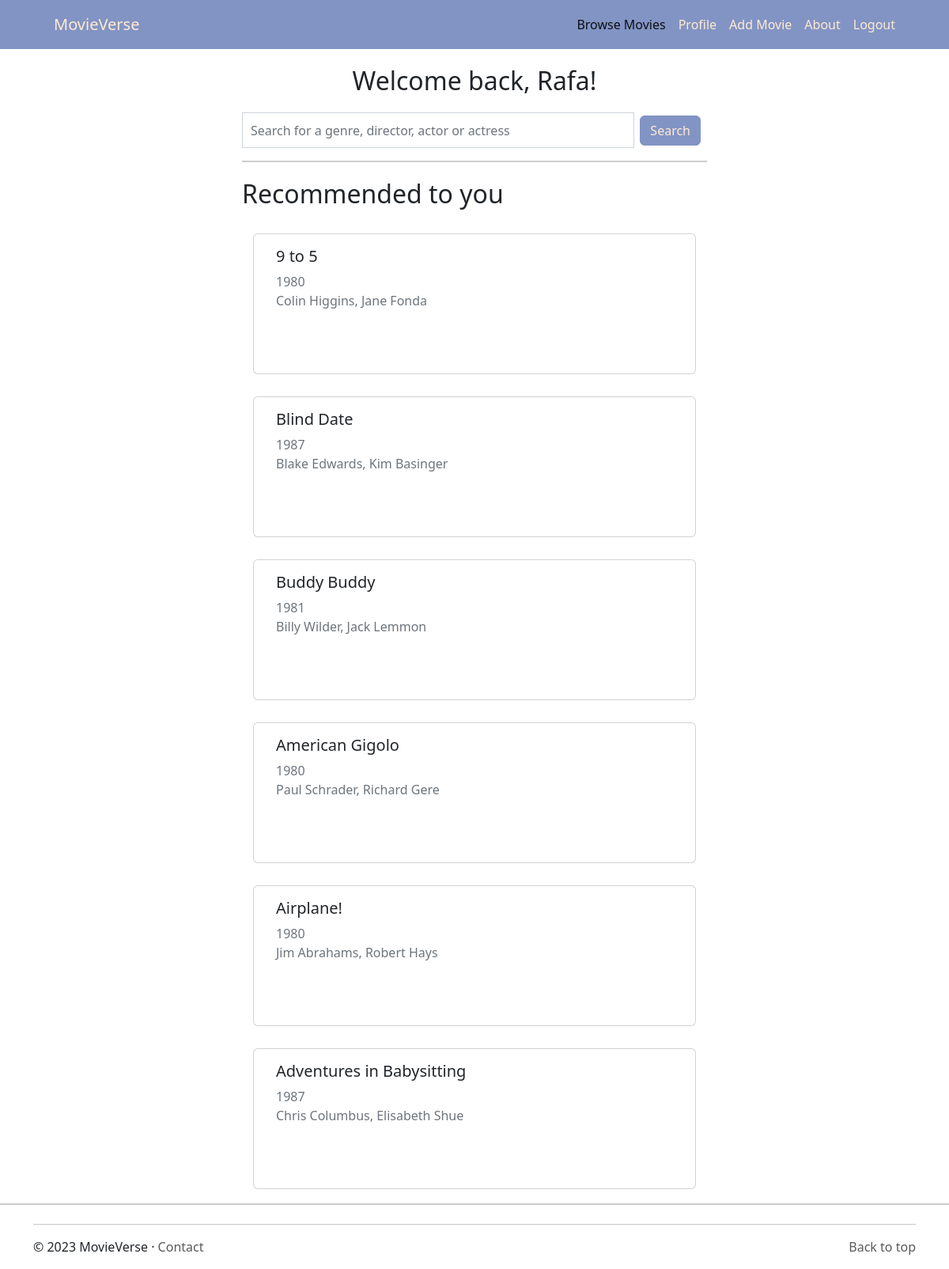
/.history/index_20230610183950.php (signed in), run on the app's committed database.
### tables this page shows
CREATE TABLE `recommended_movies` (
  `id` int NOT NULL,
  `user_id` int NOT NULL,
  `movie_name` varchar(255) DEFAULT NULL
);

CREATE TABLE `movie_import` (
  `name` varchar(255) NOT NULL,
  `rating` varchar(255) DEFAULT NULL,
  `genre` varchar(255) DEFAULT NULL,
  `year` int DEFAULT NULL,
  `released` varchar(255) DEFAULT NULL,
  `score` double DEFAULT NULL,
  `votes` double DEFAULT NULL,
  `director` varchar(255) NOT NULL,
  `writer` varchar(255) DEFAULT NULL,
  `star` varchar(255) DEFAULT NULL,
  `country` varchar(255) DEFAULT NULL,
  `budget` double DEFAULT NULL,
  `gross` double DEFAULT NULL,
  `company` varchar(255) DEFAULT NULL,
  `runtime` double DEFAULT NULL
);

### .history/index_20230610183950.php (the view, shortened to what this page needs)
<?php
$page = "index";
include "header.php";
include "navbar.php";
?>
<main id="main">
    <div class="row">
        <div class="col-lg-12 mb-3">
            <?php
            if (isset($_SESSION["firstname"])) {
                echo '<div class="fs-2 mt-3 text-center">Welcome back, ' . $_SESSION["username"] . '!</div>';
            } else {
                echo '<div class="fs-2 mt-3 text-center">Welcome to MovieVerse!</div>';
            }
            ?>
        </div>
    </div>
    <div class="row justify-content-center">
        <div class="col-xs-10 col-lg-6">
            <div class="well search-result">
                <form action="search.php" method="get">
                    <div class="input-group">
                        <input type="text" class="form-control" name="search" placeholder="Search for a genre, director, actor or actress">
                        <span class="input-group-btn">
                            <button class="btn mx-2 mt-1" type="submit">
                                Search
                            </button>
                        </span>
                    </div>
                </form>
            </div>
        </div>
    </div>
    <div id="optionsForLoggedInUsers" <?php
                                        if (!isset($_SESSION["firstname"])) { ?>style="display:none" <?php } ?>>
        <?php
        include "includes/db_handler.inc.php";
        $stmt = $conn->prepare("SELECT * FROM recommended_movies
                                    JOIN movie_import ON recommended_movies.movie_name = movie_import.name
                                    WHERE user_id = ?;");
        $stmt->bind_param('s', $_SESSION["id"]);
        $stmt->execute();
        $result = $stmt->get_result();
        if ($result->num_rows > 0) {
            echo '
                        <div class="row justify-content-center">
                            <div class="col-xs-10 col-lg-6">
                                <p class="fs-2 mt-3">Recommended to you</p>
                            </div>
                        </div>';
            echo '
                <div class="well search-result row justify-content-center">
                    <div class="col-xs-10 col-lg-6">';
            while ($row = $result->fetch_assoc()) {
                echo '
                                <div class="row mb-2 justify-content-center mx-1">
                                    <div class="card">
                                        <div class="card-body">
                                            <h5 class="card-title">' . $row["name"] . '</h5>
                                            <div class="card-text text-muted">' . $row["year"] . '</div>
                                            <div class="card-text text-muted">' . $row["director"] . ', ' . $row["star"] . '</div>
                                        </div>
                                    </div>
                                </div>
                            ';
            }
            echo '
                    </div>
                </div>
                ';
        };
        ?>
    </div>
</main>
<?php
include "footer.php";
?>

### header.php (shortened to what this page needs)
<!doctype html>
<html lang="en">
<head>
  <link href="https://cdn.jsdelivr.net/npm/bootstrap@5.2.1/dist/css/bootstrap.min.css" rel="stylesheet">
  <link href="assets/css/variables.css" rel="stylesheet">
  <link href="assets/css/index.css" rel="stylesheet">
  <link href="assets/css/login.css" rel="stylesheet">
  <link href="assets/css/footer.css" rel="stylesheet">
  <link href="assets/css/navbar.css" rel="stylesheet">
</head>
<body>

### navbar.php (shortened to what this page needs)
<div class="navbar navbar-expand-lg" style="background-color: #8294C4">
    <div class="container-fluid">
        <a href="index.php" class="navbar-brand mx-2 navbar-text">MovieVerse</a>
        <div id="navbar_index" class="collapse navbar-collapse justify-content-end">
            <div class="navbar-nav">
                <a class="navbar-text nav-link <?php if ($page == 'index') echo 'active' ?>" href="index.php">Browse Movies</a>
                <?php
                if (isset($_SESSION["firstname"])) { ?>
                    <a class="navbar-text nav-link <?php if ($page == 'profile') echo 'active' ?> " href="profile.php">Profile</a>
                    <a class='navbar-text nav-link <?php if($page == 'addMovies') echo 'active' ?>' href='addMovies.php'>Add Movie</a>
                    <a class="navbar-text nav-link <?php if ($page == "help") echo " active" ?>" href="about.php">About</a>
                    <a class='navbar-text nav-link <?php if($page == 'logout') echo 'active' ?>' href='includes/logout.inc.php'>Logout</a>
                <?php } ?>
            </div>
        </div>
    </div>
</div>

### footer.php (shortened to what this page needs)
<footer class="container mt-4">
  <hr class="featurette-divider">
  <p class="float-end"><a href="#" class="footerCls">Back to top</a></p>
  <p>&copy; 2023 MovieVerse &middot; <a href="about.php" class="footerCls">Contact</a></p>
</footer>
</body>
</html>

### assets/css/variables.css (style rules this page uses)
:root { --font-default: 'EB Garamond', system-ui, -apple-system, "Segoe UI", Roboto, "Helvetica Neue", Arial, "Noto Sans", "Liberation Sans", sans-serif, "Apple Color Emoji", "Segoe UI Emoji", "Segoe UI Symbol", "Noto Color Emoji"; --font-primary: 'EB Garamond', serif; --font-secondary: 'Inter', sans-serif; --color-default: #212529; --color-default-rgb: 33, 37, 41; --color-links: #212529; --color-links-hover: #15171a; --color-primary: #212529; --color-primary-light: #26282c; --color-primary-dark: #0b0c0e; --color-primary-rgb: 33, 37, 41; --color-primary-light-rgb: 38, 40, 44; --color-primary-dark-rgb: 11, 12, 14; --color-secondary: #596d80; --color-secondary-light: #8498aa; --color-secondary-dark: #404f5c; --color-secondary-rgb: 89, 109, 128; --color-secondary-light-rgb: 132, 152, 170; --color-secondary-dark-rgb: 64, 79, 92; --color-blue: #0d6efd; --color-blue-rgb: 13, 110, 253; --color-indigo: #6610f2; --color-indigo-rgb: 102, 16, 242; --color-purple: #6f42c1; --color-purple-rgb: 111, 66, 193; --color-pink: #f3268c; --color-pink-rgb: 243, 38, 140; --color-red: #df1529; --color-red-rgb: 223, 21, 4; --color-orange: #fd7e14; --color-orange-rgb: 253, 126, 20; --color-yellow: #ffc107; --color-yellow-rgb: 255, 193, 7; --color-green: #059652; --color-green-rgb: 5, 150, 82; --color-teal: #20c997; --color-teal-rgb: 32, 201, 151; --color-cyan: #0dcaf0; --color-cyan-rgb: 13, 202, 240; --color-white: #ffffff; --color-white-rgb: 255, 255, 255; --color-gray: #6c757d; --color-gray-rgb: 108, 117, 125; --color-black: #000000; --color-black-rgb: 0, 0, 0; }
:root { --bs-blue: var(--color-blue); --bs-indigo: var(--color-indigo); --bs-purple: var(--color-purple); --bs-pink: var(--color-pink); --bs-red: var(--color-red); --bs-orange: var(--color-orange); --bs-yellow: var(--color-yellow); --bs-green: var(--color-green); --bs-teal: var(--color-teal); --bs-cyan: var(--color-cyan); --bs-white: var(--color-white); --bs-gray: var(--color-gray); --bs-gray-dark: #343a40; --bs-gray-100: #f8f9fa; --bs-gray-200: #e9ecef; --bs-gray-300: #dee2e6; --bs-gray-400: #ced4da; --bs-gray-500: #adb5bd; --bs-gray-600: #6c757d; --bs-gray-700: #495057; --bs-gray-800: #343a40; --bs-gray-900: #212529; --bs-primary: var(--color-blue); --bs-secondary: var(--color-blue); --bs-success: #198754; --bs-info: #0dcaf0; --bs-warning: #ffc107; --bs-danger: #dc3545; --bs-light: #f8f9fa; --bs-dark: #212529; --bs-primary-rgb: var(--color-primary-rgb); --bs-secondary-rgb: var(--color-secondary-rgb); --bs-success-rgb: 25, 135, 84; --bs-info-rgb: 13, 202, 240; --bs-warning-rgb: 255, 193, 7; --bs-danger-rgb: 220, 53, 69; --bs-light-rgb: 248, 249, 250; --bs-dark-rgb: 33, 37, 41; --bs-white-rgb: var(--color-white-rgb); --bs-black-rgb: var(--color-black-rgb); --bs-body-color-rgb: var(--color-default-rgb); --bs-body-bg-rgb: 255, 255, 255; --bs-font-sans-serif: var(--font-default); --bs-font-monospace: SFMono-Regular, Menlo, Monaco, Consolas, "Liberation Mono", "Courier New", monospace; --bs-gradient: linear-gradient(180deg, rgba(255, 255, 255, 0.15), rgba(255, 255, 255, 0)); --bs-body-font-family: var(--font-default); --bs-body-font-size: 1rem; --bs-body-font-weight: 400; --bs-body-line-height: 1.5; --bs-body-color: var(--color-default); --bs-body-bg: #fff; }

### assets/css/index.css (style rules this page uses)
.btn { --bs-btn-color:#FFEAD2; background-color:#8294C4; text-decoration: none; --bs-btn-border-color:#8294C4; --bs-btn-hover-color:#FFEAD2; --bs-btn-hover-bg:#DBDFEA; --bs-btn-hover-border-color:#DBDFEA; --bs-btn-focus-shadow-rgb:0,0,0; --bs-btn-active-color:#FFEAD2; --bs-btn-active-bg:#8294C4; --bs-btn-active-border-color:#8294C4; --bs-btn-active-shadow:inset 0 3px 5px rgba(0, 0, 0, 0.125); --bs-btn-disabled-color:#DBDFEA; --bs-btn-disabled-bg:transparent; --bs-btn-disabled-border-color:#DBDFEA; --bs-gradient:none; }
.container-fluid { padding-left: 60px; padding-right: 60px; }
.card { flex: 1 1 300px; margin: 10px; display: flex; flex-direction: column; }
.card-body { flex-grow: 1; padding-bottom: 80px; }
.well { border: 0; padding: 0px; min-height: 63px; background: #fff; box-shadow: none; border-radius: 0px; position: relative; max-height: 100000px; border-bottom: 2px solid #ccc; transition: max-height 0.5s ease; -o-transition: max-height 0.5s ease; -ms-transition: max-height 0.5s ease; -moz-transition: max-height 0.5s ease; -webkit-transition: max-height 0.5s ease; }
.form-control { height: 45px; padding: 10px; font-size: 16px; box-shadow: none; border-radius: 0; position: relative; }

### assets/css/navbar.css (style rules this page uses)
.navbar-text { color: #FFEAD2; }

### data on the page
recommended_movies: movie_import.name "9 to 5", movie_import.year "1980", movie_import.director "Colin Higgins", movie_import.star "Jane Fonda"
recommended_movies: movie_import.name "Blind Date", movie_import.year "1987", movie_import.director "Blake Edwards", movie_import.star "Kim Basinger"
recommended_movies: movie_import.name "Buddy Buddy", movie_import.year "1981", movie_import.director "Billy Wilder", movie_import.star "Jack Lemmon"
recommended_movies: movie_import.name "American Gigolo", movie_import.year "1980", movie_import.director "Paul Schrader", movie_import.star "Richard Gere"
recommended_movies: movie_import.name "Airplane!", movie_import.year "1980", movie_import.director "Jim Abrahams", movie_import.star "Robert Hays"
recommended_movies: movie_import.name "Adventures in Babysitting", movie_import.year "1987", movie_import.director "Chris Columbus", movie_import.star "Elisabeth Shue"

### other printed values
$_SESSION["username"] "Rafa"
